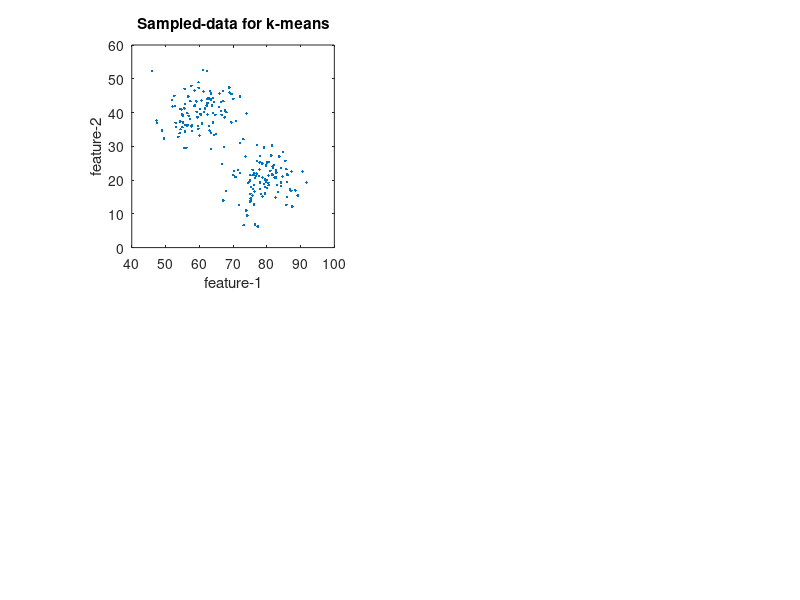

Source code (MATLAB): (Note: this script raises an error after producing the figure.)
close all;
rng(1);
mu = [80,20;60,40];
var = [5;5];
points = [randn(100,2)*var(1) + repmat(mu(1,:),100,1);randn(100,2)*var(2) + repmat(mu(2,:),100,1)];
figure;
subplot(2,2,1);
plot(points(:,1),points(:,2),'.');
xlabel('feature-1');
ylabel('feature-2');
title('Sampled-data for k-means');
axis square;

%unsupervised k-means
[idx, C] = fn_K_Means(points,2,[50,50;52,52]);
[idx, C] = fn_NUBF_Cluster(points,2, [0.08,0.05]);

%[idx,C, sumdist] = kmeans(points,2,'Display','iter','Replicates',2);
subplot(2,2,2);
plot(points(idx==1,1),points(idx==1,2),'r.');
hold all;
plot(points(idx==2,1),points(idx==2,2),'b.');
plot(C(:,1),C(:,2),'k+','markersize',10);
xlabel('feature-1');ylabel('feature-2');
axis square;
subplot(2,2,3);
[silh3, h] = silhouette(points,idx);
h = gca;
h.Children.EdgeColor = [0.8 0.8 1];
xlabel('Silhouette value');
ylabel('Cluster');
subplot(2,2,4);
stem(sumdist);
xlabel('class');
ylabel('Distortion (value)');

%Agglomerative clustering 
Y = pdist(points);
Z = linkage(Y,'centroid');
figure
subplot(2,2,1);

[H,T,outperm] = dendrogram(Z);
%Verify the clustering
%1) Verify the dissimilarity
c = cophenet(Z,Y);
%2) Verify the consistency
I = inconsistent(Z);
T = cluster(Z,'maxclust',2);
subplot(2,2,2);
plot(points(T==1,1),points(T==1,2),'r.');
hold all;
plot(points(T==2,1),points(T==2,2),'b.');
axis square;
subplot(2,2,3);
silhouette(points,T);
axis square;

